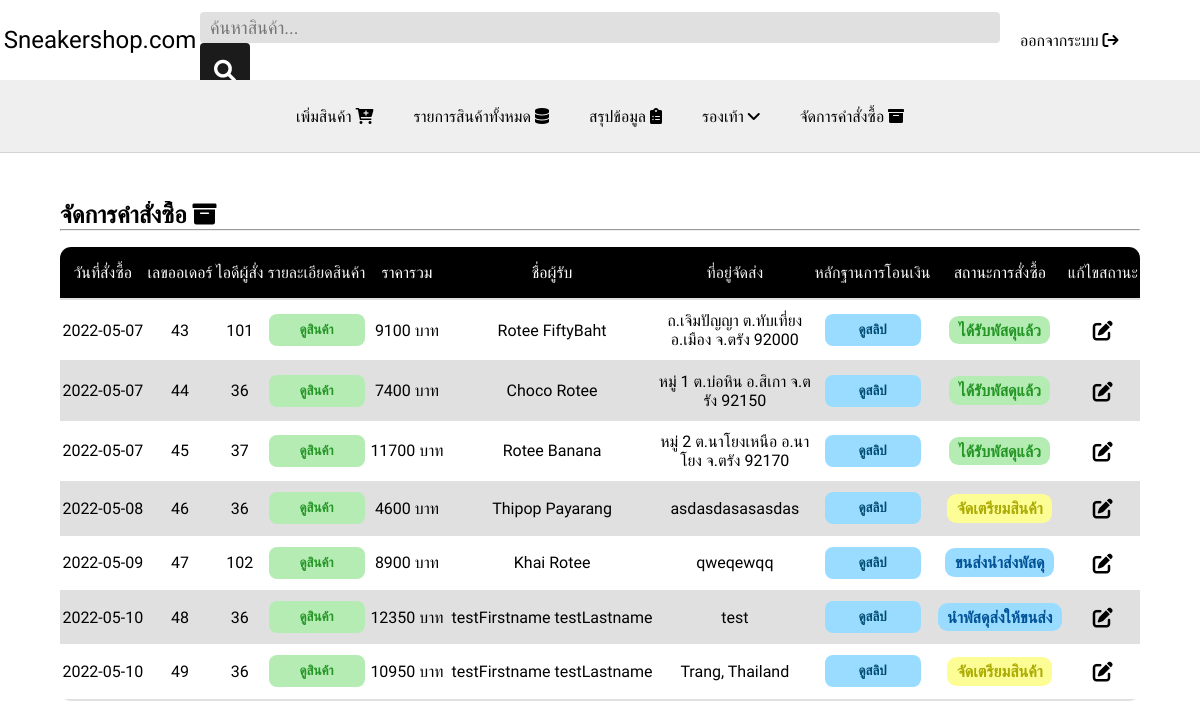
/ordermanage.php (signed in), run on the app's committed database.
### tables this page shows
CREATE TABLE `order_record` (
  `order_id` int(11) NOT NULL,
  `user_id` bigint(20) NOT NULL,
  `customer_name` varchar(50) NOT NULL,
  `customer_address` text NOT NULL,
  `send_date` date NOT NULL,
  `order_status` varchar(50) NOT NULL,
  `total_price` int(11) NOT NULL,
  `image_slip` text NOT NULL
);

### ordermanage.php (the view, shortened to what this page needs)
<?php
    include 'php/config.php';
?>
<!DOCTYPE html>
<html lang="en">
<head>
    <link rel="stylesheet" href="css/admin.css">
    <link rel="stylesheet" href="css/fontawesome/css/all.min.css">
</head>
<body>
    <header>
        <div class="container">
            <div class="logo">Sneakershop.com</div>
            <div class="serch-box">
                <form action="#">
                    <input type="text" placeholder="ค้นหาสินค้า..." required>
                    <button type="submit" required><i class="fa fa-search" aria-hidden="true"></i></button>
                </form>
            </div>
            <div class="action-list-box">
                <div class="login-box"><a href="logout.php">ออกจากระบบ </a><i class="fa-solid fa-arrow-right-from-bracket"></i></div>
            </div>
        </div>
    </header>
    <nav>
        <div class="nav-contrainer">
            <ul>
                <li><a href="addproduct.php">เพิ่มสินค้า <i class="fa-solid fa-cart-plus"></i></a></li>
                <li><a href="shoesdata.php">รายการสินค้าทั้งหมด <i class="fa-solid fa-database"></i></a></li>
                <li><a href="summary.php">สรุปข้อมูล <i class="fa-solid fa-clipboard-list"></i></a></li>
                <li>รองเท้า <i class="fa fa-angle-down" aria-hidden="true"></i></li>
                <li><a href="ordermanage.php">จัดการคำสั่งซื้อ <i class="fa-solid fa-box-archive"></i></a></li>
            </ul>
        </div>
    </nav>
    <main>
        <div class="table-con">
            <div>
                <h2>จัดการคำสั่งซื้อ <i class="fa-solid fa-box-archive"></i></h2>
                <hr>
            </div>
            <table>
                <?php
                    if(isset($_GET['order'])){
                        $order = $_GET['order'];
                    }else{
                        $order = 'order_id';
                    }
                    if(isset($_GET['sort'])){
                        $sort = $_GET['sort'];
                    }else{
                        $sort = 'ASC';
                    }
                    $select_product = mysqli_query($conn, "SELECT * FROM `order_record` ORDER BY $order $sort");
                    if(mysqli_num_rows($select_product) > 0){
                        $sort == 'DESC' ? $sort = 'ASC' : $sort = 'DESC';
                        echo "<thead>
                                <tr>
                                    <th><a href='?order=send_date&&sort=$sort'>วันที่สั่งซื้อ</a></th>
                                    <th><a href='?order=order_id&&sort=$sort'>เลขออเดอร์</a></th>
                                    <th><a href='?order=user_id&&sort=$sort'>ไอดีผู้สั่ง</a></th>
                                    <th>รายละเอียดสินค้า</th>
                                    <th><a href='?order=total_price&&sort=$sort'>ราคารวม</a></th>
                                    <th><a href='?order=customer_name&&sort=$sort'>ชื่อผู้รับ</a></th>
                                    <th>ที่อยู่จัดส่ง</th>
                                    <th>หลักฐานการโอนเงิน</th>
                                    <th><a href='?order=order_status&&sort=$sort'>สถานะการสั่งซื้อ</a></th>
                                    <th>แก้ไขสถานะ</th>
                                </tr>
                            </thead>";
                    ?>
                <tbody>
                    <?php
                    while($rows = mysqli_fetch_assoc($select_product)){
                    ?>
                    <tr>
                        <td><?php echo $rows['send_date']?></td>
                        <td><?php echo $rows['order_id']?></td>
                        <td><?php echo $rows['user_id']?></td>
                        <td class="btn-td">
                            <form action="" method="POST">
                                <input type="submit" class="btn" value="ดูสินค้า" name="order_detail">
                            </form>
                        </td>
                        <td><?php echo $rows['total_price']?> บาท</td>
                        <td><?php echo $rows['customer_name']?></td>
                        <td style="max-width:9rem; word-break:break-all;"><?php echo $rows['customer_address']?></td>
                        <td>
                            <form action="" method="post" name="slipForm">
                                <input type="submit" class="btn" value="ดูสลิป" name="openSlip" style="color:#004b73; background-color:#9adcff;">
                            </form>
                        </td>
                        <td>
                            <span class="order-status">
                                <?php
                                    if($rows['order_status'] == 'pre'){
                                        echo 'จัดเตรียมสินค้า';
                                    }elseif($rows['order_status'] == 'send1'){
                                        echo 'นำพัสดุส่งให้ขนส่ง';
                                    }elseif($rows['order_status'] == 'send2'){
                                        echo 'ขนส่งนำส่งพัสดุ';
                                    }elseif($rows['order_status'] == 'suc'){
                                        echo 'ได้รับพัสดุแล้ว';
                                    }elseif($rows['order_status'] == 'err1'){
                                        echo 'เกิดปัญหาระหว่างการขนส่ง';
                                    }elseif($rows['order_status'] == 'err2'){
                                        echo 'เกิดปัญหาการชำระเงิน';
                                    }
                                ?>
                            </span>
                        </td>
                        <td>
                            <form action="" method="post" name="editForm">
                                <button type="submit" name="editOrder" class="sub-btn"><i class="fa-solid fa-pen-to-square" style="font-size: 20px; cursor:pointer;"></i></button>
                            </form>
                        </td>
                    </tr>
                    <?php
                            }
                        }
                    ?>
                </tbody>
            </table>
        </div>
    </main>
</body>
</body>
</html>

### css/admin.css (style rules this page uses)
* { padding: 0; margin: 0; box-sizing: border-box; font-family: 'Prompt',sans-serif; }
header { background-color: #fff; color: black; width: 100%; height: 10vh; display: flex; position: sticky; }
nav { position: sticky; }
header .container { width: 100%; display: grid; grid-template-columns: 1fr 3fr 1fr; align-items: center; place-items: center; }
header .container .logo { font-size: 24px; }
header .container .serch-box { width: 100%; display: flex; justify-content: center; grid-gap:0px; }
.container .serch-box input { outline: none; border: none; }
.container .serch-box input[type=text] { width: 800px; max-height: 100%; font-size: 18px; padding: 5px 10px; border-radius: 4px; background-color: rgb(224, 224, 224); }
.container .serch-box button { width: 50px; height: 100%; font-size: 22px; border-radius: 4px; border: none; background-color: rgb(28 , 27, 27); box-shadow: inset 0 0 0 0 #fff; color: #fff; cursor: pointer; transition: all 0.3s ease-out; }
header .container .action-list-box { padding-left:20px; padding-right:30px; display: flex; width: 100%; justify-content: space-between; }
.action-list-box .login-box { cursor: pointer; transition: all 0.3s ease; }
.login-box a { color: black; text-decoration: none; }
nav { width: 100%; background-color: rgb(239, 239, 239); border-bottom: 0.5px solid rgb(211, 211, 211); }
.nav-contrainer { width: 100%; height: 9vh; display: flex; justify-content: center; align-items: center; }
.nav-contrainer ul { display: flex; list-style: none; }
.nav-contrainer ul li { margin-left:20px; margin-right:20px; cursor: pointer; }
.nav-contrainer ul li a { color: black; text-decoration: none; }

### ordermanage.php (style rules this page uses)
a { text-decoration: none; color: black; }
main { padding-top: 3rem; display: grid; place-items: center; }
.table-con { width: 90%; height: 70vh; overflow:auto; }
table { border-collapse: collapse; width: 100%; border-radius: 0.7rem; margin-top: 1rem; overflow: hidden; }
table>thead { background-color: black; color: #fff; }
table>thead>tr>th { padding: 1rem 0; font-weight: 400; color:whitesmoke; }
table>thead>tr>th>a { color: white; }
table>tbody>tr { text-align: center; }
table>tbody>tr>td { padding: 0.7rem 0; }
tr:nth-child(even) { background: rgb(224, 224, 224); }
tr:last-child { border-bottom: 2px solid rgb(224, 224, 224); }
.btn { margin: 0 auto; background-color: #b4ecb4; color: #259625; font-weight: 600; width: 6rem; padding: 0.5rem; border: none; border-radius: 0.5rem; cursor: pointer; transition: 0.2s all linear; }
.order-status { padding: 0.3rem 0.6rem; border-radius: 0.6rem; font-weight: 600; }
.sub-btn { border: none; background-color: transparent; font-size: 24px; transition: 0.2s all linear; }

### data on the page
order_record: send_date "2022-05-07", order_id "43", user "101", total_price "9100", customer_name "Rotee FiftyBaht", customer_address "ถ.เจิมปัญญา ต.ทับเที่ยง อ.เมือง จ.ตรัง 92000", order_status "ได้รับพัสดุแล้ว"
order_record: send_date "2022-05-07", order_id "44", user "36", total_price "7400", customer_name "Choco Rotee", customer_address "หมู่ 1 ต.บ่อหิน อ.สิเกา จ.ตรัง 92150", order_status "ได้รับพัสดุแล้ว"
order_record: send_date "2022-05-07", order_id "45", user "37", total_price "11700", customer_name "Rotee Banana", customer_address "หมู่ 2 ต.นาโยงเหนือ อ.นาโยง จ.ตรัง 92170", order_status "ได้รับพัสดุแล้ว"
order_record: send_date "2022-05-08", order_id "46", user "36", total_price "4600", customer_name "Thipop Payarang", customer_address "asdasdasasasdas", order_status "จัดเตรียมสินค้า"
order_record: send_date "2022-05-09", order_id "47", user "102", total_price "8900", customer_name "Khai Rotee", customer_address "qweqewqq", order_status "ขนส่งนำส่งพัสดุ"
order_record: send_date "2022-05-10", order_id "48", user "36", total_price "12350", customer_name "testFirstname testLastname", customer_address "test", order_status "นำพัสดุส่งให้ขนส่ง"
order_record: send_date "2022-05-10", order_id "49", user "36", total_price "10950", customer_name "testFirstname testLastname", customer_address "Trang, Thailand", order_status "จัดเตรียมสินค้า"
